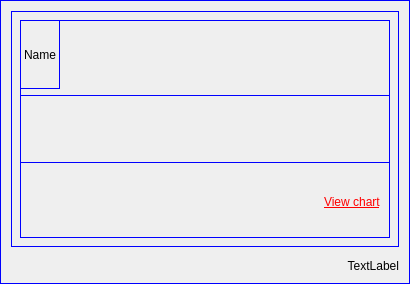
<?xml version="1.0" encoding="UTF-8"?>
<ui version="4.0">
 <class>ControlL</class>
 <widget class="QWidget" name="ControlL">
  <property name="geometry">
   <rect>
    <x>0</x>
    <y>0</y>
    <width>410</width>
    <height>284</height>
   </rect>
  </property>
  <property name="minimumSize">
   <size>
    <width>310</width>
    <height>210</height>
   </size>
  </property>
  <property name="windowTitle">
   <string>Form</string>
  </property>
  <property name="styleSheet">
   <string notr="true">border:1px solid blue;</string>
  </property>
  <layout class="QVBoxLayout" name="verticalLayout">
   <item>
    <widget class="QWidget" name="controllwiget" native="true">
     <layout class="QGridLayout" name="gridLayout_4">
      <item row="0" column="0">
       <widget class="QWidget" name="gridWidget" native="true">
        <layout class="QGridLayout" name="gridLayout">
         <property name="leftMargin">
          <number>0</number>
         </property>
         <property name="topMargin">
          <number>0</number>
         </property>
         <property name="rightMargin">
          <number>0</number>
         </property>
         <property name="bottomMargin">
          <number>0</number>
         </property>
         <item row="0" column="0">
          <layout class="QHBoxLayout" name="horizontalLayout_2">
           <property name="spacing">
            <number>0</number>
           </property>
           <property name="rightMargin">
            <number>21</number>
           </property>
           <item>
            <widget class="QLabel" name="lblname">
             <property name="minimumSize">
              <size>
               <width>0</width>
               <height>22</height>
              </size>
             </property>
             <property name="styleSheet">
              <string notr="true"/>
             </property>
             <property name="text">
              <string>Name</string>
             </property>
            </widget>
           </item>
           <item>
            <spacer name="horizontalSpacer">
             <property name="orientation">
              <enum>Qt::Horizontal</enum>
             </property>
             <property name="sizeHint" stdset="0">
              <size>
               <width>40</width>
               <height>20</height>
              </size>
             </property>
            </spacer>
           </item>
          </layout>
         </item>
         <item row="1" column="0">
          <widget class="QWidget" name="widgetButton" native="true">
           <property name="styleSheet">
            <string notr="true"/>
           </property>
           <layout class="QGridLayout" name="gridLayout_3">
            <property name="leftMargin">
             <number>0</number>
            </property>
            <property name="topMargin">
             <number>0</number>
            </property>
            <property name="rightMargin">
             <number>0</number>
            </property>
            <property name="bottomMargin">
             <number>0</number>
            </property>
            <property name="spacing">
             <number>0</number>
            </property>
            <item row="0" column="0">
             <layout class="QGridLayout" name="gridLayoutButton">
              <property name="leftMargin">
               <number>15</number>
              </property>
              <property name="topMargin">
               <number>0</number>
              </property>
              <property name="rightMargin">
               <number>15</number>
              </property>
              <property name="spacing">
               <number>0</number>
              </property>
             </layout>
            </item>
           </layout>
          </widget>
         </item>
         <item row="2" column="0">
          <layout class="QHBoxLayout" name="horizontalLayout_3">
           <property name="spacing">
            <number>0</number>
           </property>
           <property name="leftMargin">
            <number>0</number>
           </property>
           <property name="rightMargin">
            <number>9</number>
           </property>
           <property name="bottomMargin">
            <number>3</number>
           </property>
           <item>
            <spacer name="horizontalSpacer_2">
             <property name="orientation">
              <enum>Qt::Horizontal</enum>
             </property>
             <property name="sizeHint" stdset="0">
              <size>
               <width>40</width>
               <height>20</height>
              </size>
             </property>
            </spacer>
           </item>
           <item>
            <widget class="QLabel" name="labelView">
             <property name="styleSheet">
              <string notr="true">qproperty-alignment: 'AlignRight';
                                 text-decoration: underline;
                                 border : none;
                                 color : red;
                                 font: 12px 'Roboto';
                                 font-weight:normal;
                                 background-color: none;</string>
             </property>
             <property name="text">
              <string>View chart</string>
             </property>
            </widget>
           </item>
          </layout>
         </item>
        </layout>
       </widget>
      </item>
     </layout>
    </widget>
   </item>
   <item>
    <widget class="QLabel" name="label">
     <property name="minimumSize">
      <size>
       <width>0</width>
       <height>20</height>
      </size>
     </property>
     <property name="maximumSize">
      <size>
       <width>16777215</width>
       <height>20</height>
      </size>
     </property>
     <property name="styleSheet">
      <string notr="true">border:none;</string>
     </property>
     <property name="text">
      <string>TextLabel</string>
     </property>
     <property name="alignment">
      <set>Qt::AlignBottom|Qt::AlignRight|Qt::AlignTrailing</set>
     </property>
    </widget>
   </item>
  </layout>
 </widget>
 <resources/>
 <connections/>
</ui>
